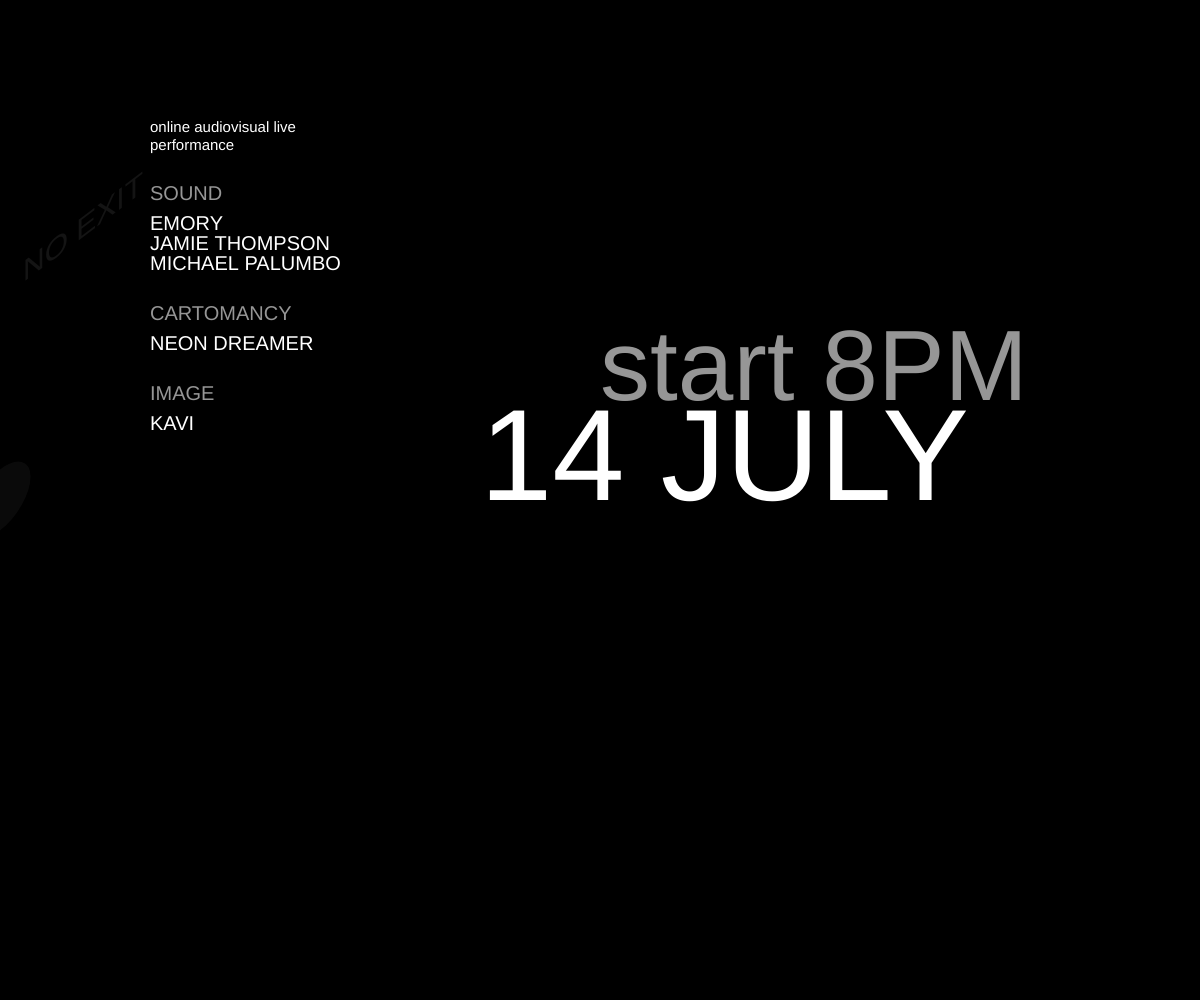
Frame 1 (no input)
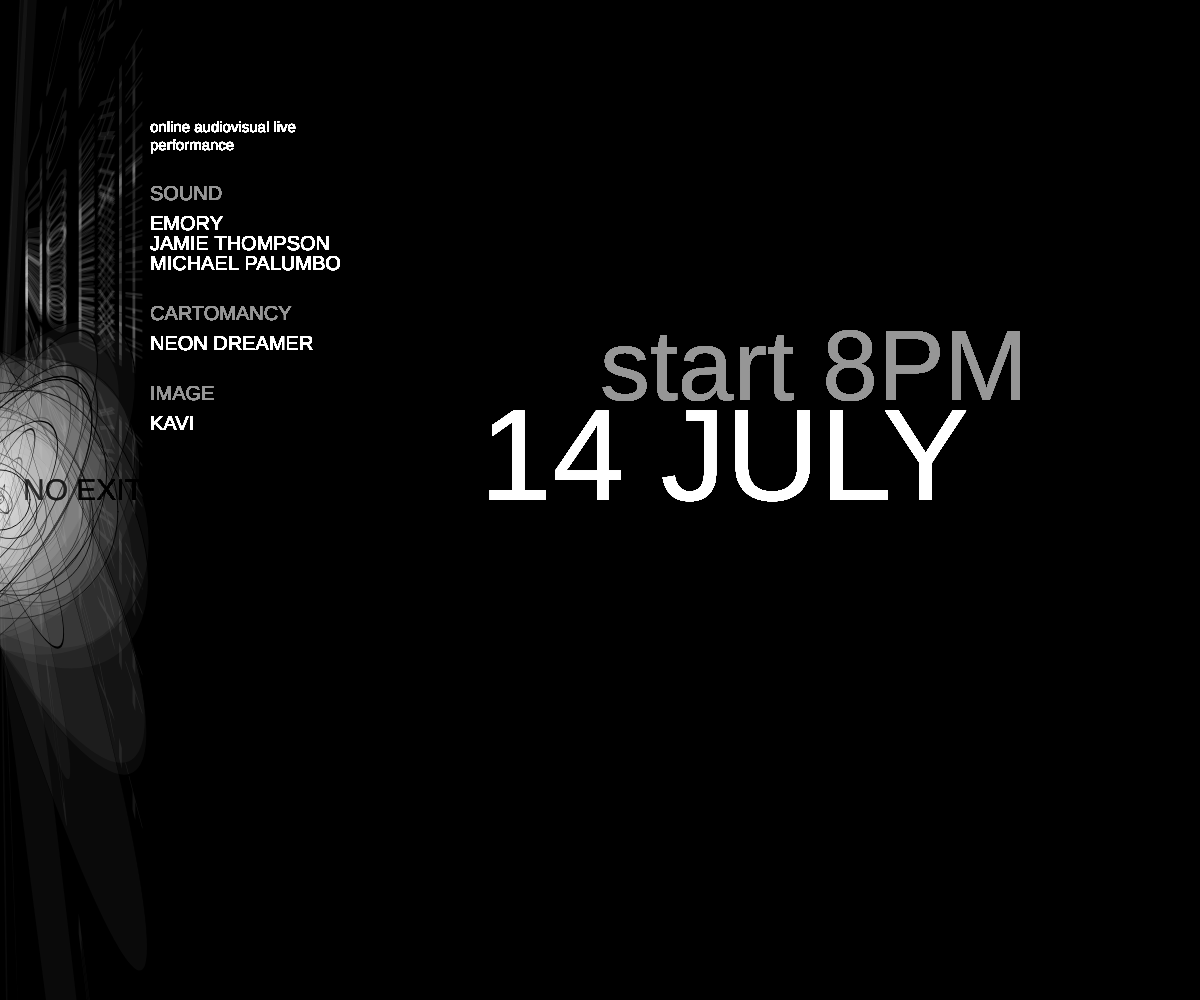
Frame 60 (no input)
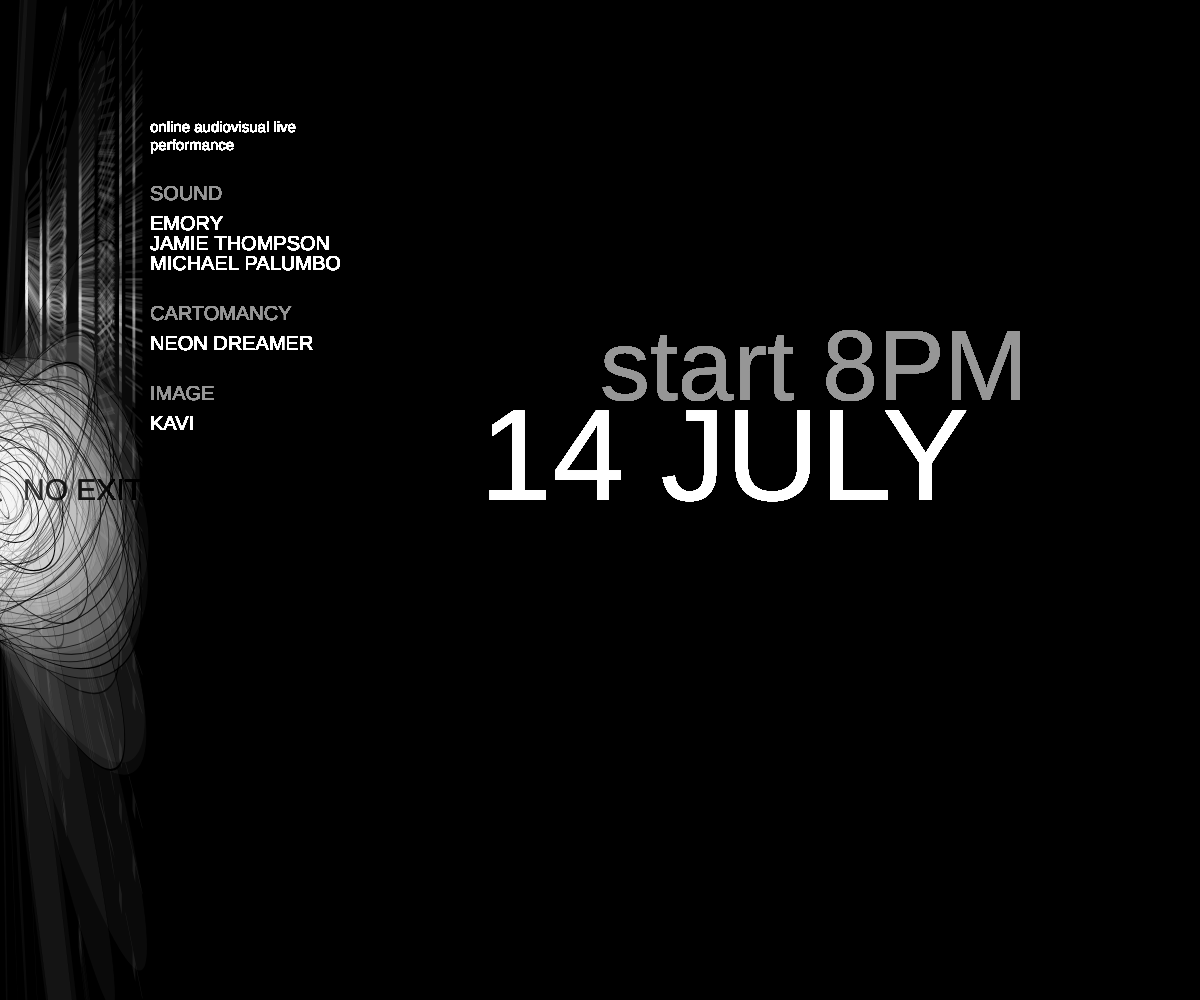
Frame 120 (the mouse pressed at the canvas centre since frame 60)

The p5.js sketch that drew these frames (run headless with seeded random() and noise() and a simulated clock; from frame 60 on, the mouse is pressed at the canvas centre):

// p5.js sketch
// ── sketch.js
function setup() {
  createCanvas(windowWidth, windowHeight);
  background(0);

}

function draw() {

  textSize(100);
  fill(150);
  text('start 8PM', windowWidth/2, windowHeight/2.5);

  textSize(130);
  fill(255);
  text('14 JULY', windowWidth/2.5, windowHeight/2);

  
  let s = 'online audiovisual live performance';
  textSize(15);
  text(s, 150, 120, 200, 500);
  
  textSize(20);
  fill(150);
  text('SOUND', 150, 200);
  
  textSize(20);
  fill(255);
  text('EMORY', 150, 230);
  
  textSize(20);
  text('JAMIE THOMPSON', 150, 250);
  
  textSize(20);
  text('MICHAEL PALUMBO', 150, 270);
  
  textSize(20);
  fill(150);
  text('CARTOMANCY', 150, 320);
  
  textSize(20);
  fill(255);
  text('NEON DREAMER', 150, 350);
  
  textSize(20);
  fill(150);
  text('IMAGE', 150, 400);
  
  textSize(20);
  fill(255);
  text('KAVI', 150, 430);
  
  textSize(30);
  fill(0, 20);
  text('NO EXIT', 23,windowHeight/2);
  
  strokeWeight(0.9);
  fill(255, 10);
  shearY(random(PI) / 0.9);
  circle(0, height / 2, random(300));

  
  textSize(30);
  fill(250, 20);
  text('NO EXIT', 23,300);
  

}
